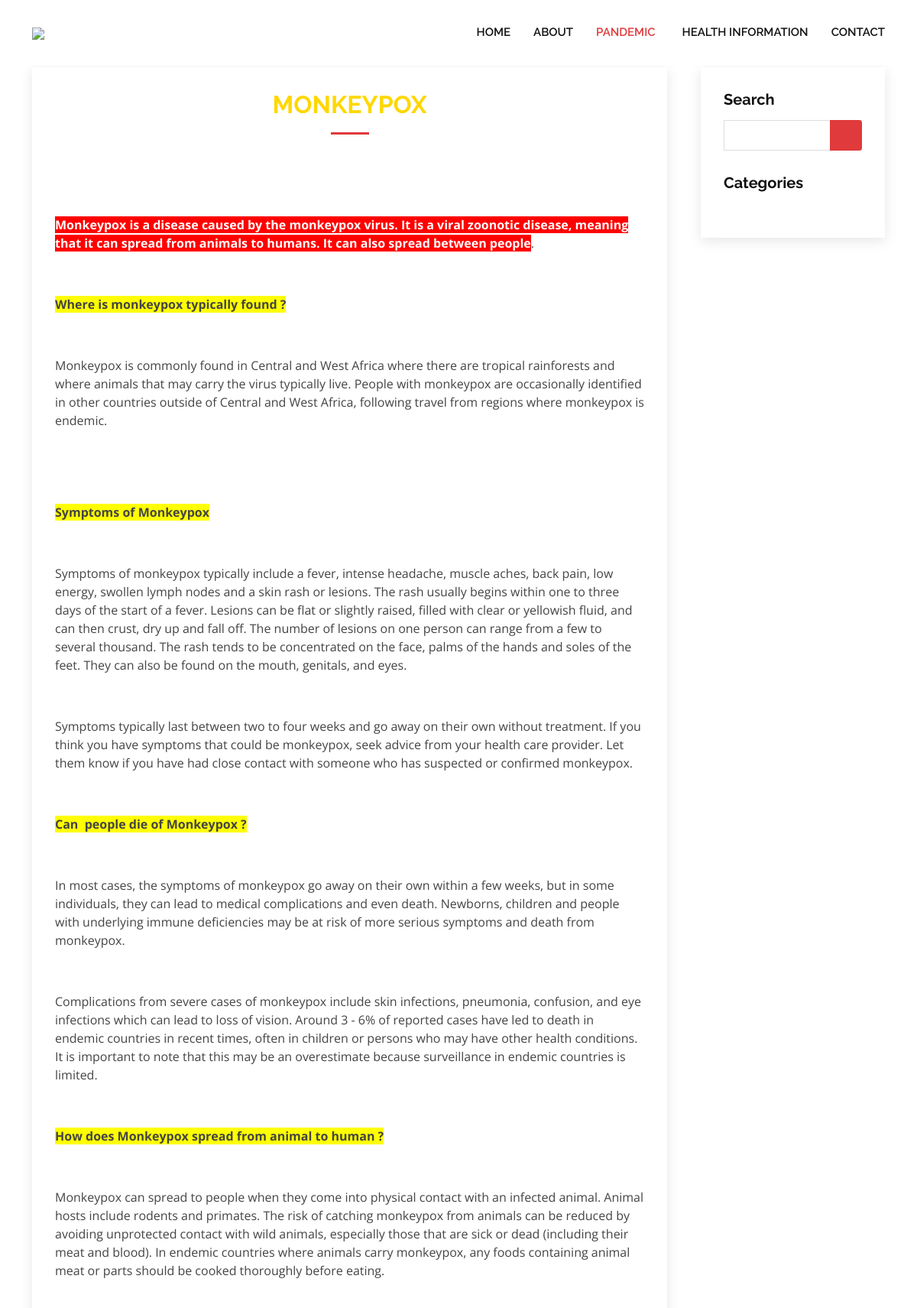
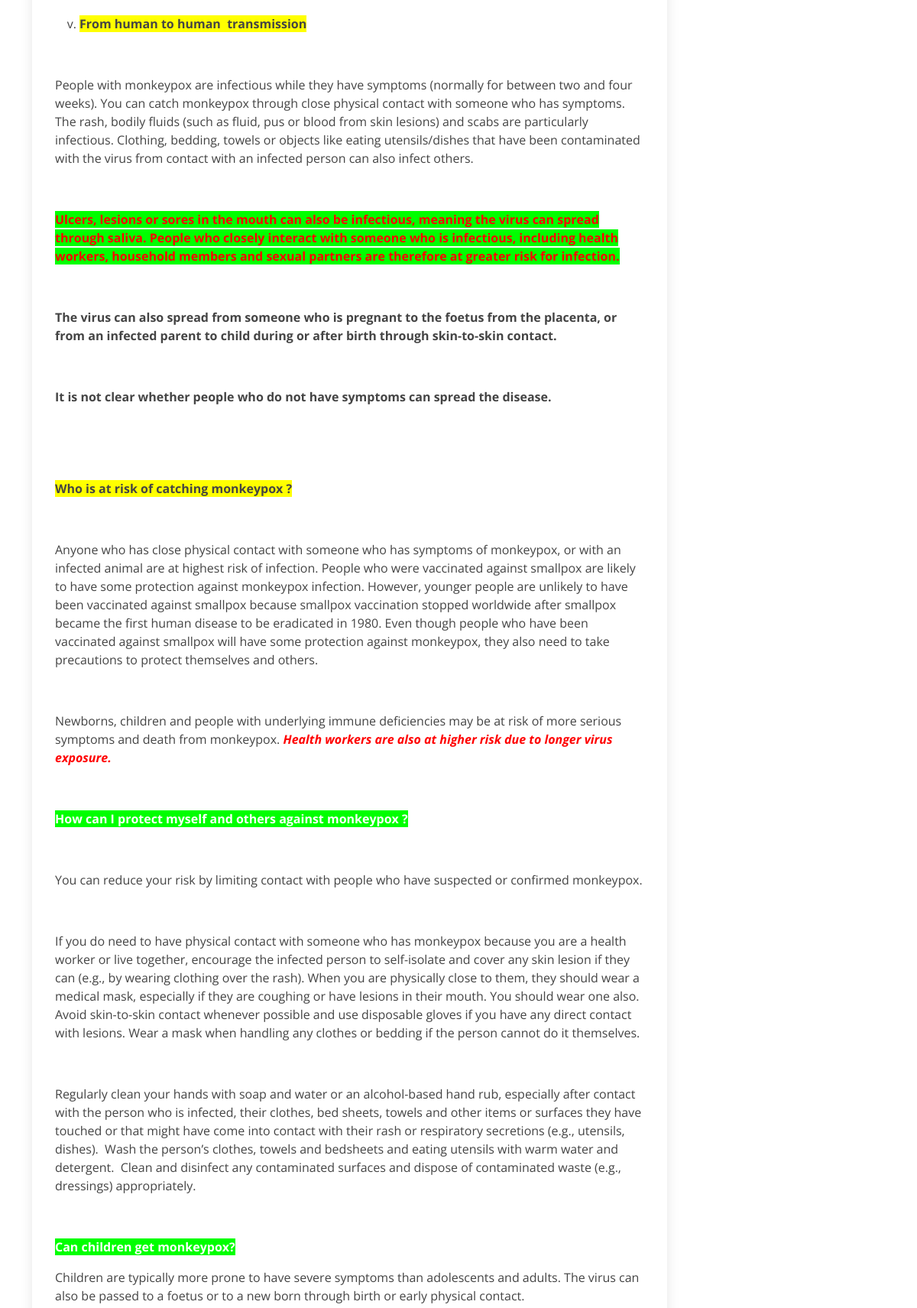
/pandemic/1/ (upper part), run on the app's committed database (2 pictures, top to bottom).
### b/models.py (models this page shows, shortened)
class Res(models.Model):
    title = models.CharField(max_length=222)
    img = models.ImageField(upload_to='Recources')
    url = models.URLField(default=None, blank=True, null=True)
    note = RichTextField()
    class Meta:
        verbose_name_plural = 'RESOURCES'

### b/views.py (the view)
# urls.py: path('pandemic/<int:pk>/', views.Proj, name='pandemic'),
def Proj(request, pk):
	pros = Res.objects.get(id=pk)
	res = ResImg.objects.get(pk=pk)
	context = {
		'pros': pros,
		'res':res,
		'navbar': 'res'
	}
	return render(request, 'b/pand-detail.html', context)

### b/templates/b/pand-detail.html (shortened to what this page needs)
{% extends 'base.html' %}
{% load static %}
{% block content %}
<br><br>
<section id="blog" class="blog">
  <div class="container" data-aos="fade-up">
    <div class="row">
      <div class="col-9 entries">
        <article class="entry">
          <div class="section-title">
            <h2 style="color:gold">{{ pros.title }}</h2>
          </div>
          <p>{{ pros.note|safe }}</p>
        </article>
      </div>
      {% include 'b/side.html' %}
    </div>
  </div>
</section>
{% endblock content %}

### templates/base.html (shortened to what this page needs)
{% load static %}
<!DOCTYPE html>
<html lang="en">
<head>
  <link href="{% static 'vendor/aos/aos.css' %}" rel="stylesheet">
  <link href="{% static 'vendor/bootstrap/css/bootstrap.min.css' %}" rel="stylesheet">
  <link href="{% static 'vendor/bootstrap-icons/bootstrap-icons.css' %}" rel="stylesheet">
  <link href="{% static 'vendor/boxicons/css/boxicons.min.css' %}" rel="stylesheet">
  <link href="{% static 'vendor/glightbox/css/glightbox.min.css' %}" rel="stylesheet">
  <link href="{% static 'vendor/remixicon/remixicon.css' %}" rel="stylesheet">
  <link href="{% static 'vendor/swiper/swiper-bundle.min.css' %}" rel="stylesheet">
  <link href="{% static 'css/style.css' %}" rel="stylesheet">
</head>
<body>
  <header id="header" class="fixed-top d-flex align-items-center">
    <div class="container d-flex align-items-center">
      <a href="{% url 'b:home' %}" class="logo me-auto"><img src="{% static 'img/34.png' %}" ></a>
      <nav id="navbar" class="navbar order-last order-lg-0">
        <ul>
          <li><a class="nav-link scrollto {% if navbar == 'home' %} active {% endif %}" href="{% url 'b:home' %}">HOME</a></li>
          <li><a class="nav-link scrollto {% if navbar == 'about' %} active {% endif %} " href="{% url 'b:about' %}" id="about">ABOUT</a></li>
          <li><a  class="nav-link scrollto {% if navbar == 'res' %} active {% endif %}" href="{% url 'b:res' %}">PANDEMIC</a></li>
          <li><a class="nav-link scrollto {% if navbar == 'weekly' %} active {% endif %}"  href="{% url 'b:weekly'  %}">HEALTH INFORMATION</a></li>
          <li><a class="nav-link scrollto {% if navbar == 'cont' %} active {% endif %}" href="{% url 'b:cont' %}">CONTACT</a></li>
        </ul>
      </nav>
    </div>
  </header>
    {% block content %}
    {% endblock content %}
</body>
</html>

### b/templates/b/side.html (shortened to what this page needs)
<div class="col-lg-3">
  <div class="sidebar">
    <h3 class="sidebar-title">Search</h3>
    <div class="sidebar-item search-form">
      <form action="">
        <input type="text">
        <button type="submit"><i class="bi bi-search"></i></button>
      </form>
    </div>
    <h3 class="sidebar-title">Categories</h3>
  </div>
</div>

### static/css/style.css (style rules this page uses)
body { font-family: "Open Sans", sans-serif; color: #444444; }
a { color: #e03a3c; text-decoration: none; }
h1, h2, h3, h4, h5, h6 { font-family: "Raleway", sans-serif; }
#header { background: #fff; transition: all 0.5s; z-index: 997; padding: 20px 0; }
#header .logo { font-size: 30px; margin: 0; padding: 0; font-weight: 600; font-family: "Poppins", sans-serif; }
#header .logo img { max-height: 40px; }
.navbar { padding: 0; }
.navbar ul { margin: 0; padding: 0; display: flex; list-style: none; align-items: center; }
.navbar li { position: relative; }
.navbar a, .navbar a:focus { display: flex; align-items: center; justify-content: space-between; padding: 10px 0 10px 30px; font-family: "Raleway", sans-serif; font-size: 15px; font-weight: 600; color: #111111; white-space: nowrap; transition: 0.3s; }
.navbar a:hover, .navbar .active, .navbar .active:focus, .navbar li:hover > a { color: #e03a3c; }
section { padding: 60px 0; overflow: hidden; position: relative; }
.section-title { text-align: center; padding-bottom: 30px; position: relative; }
.section-title h2 { font-size: 32px; font-weight: bold; text-transform: uppercase; margin-bottom: 20px; padding-bottom: 20px; position: relative; }
.section-title h2::after { content: ""; position: absolute; display: block; width: 50px; height: 3px; background: #e03a3c; bottom: 0; left: calc(50% - 25px); }
.blog { padding: 40px 0 20px 0; }
.blog .entry { padding: 30px; margin-bottom: 60px; box-shadow: 0 4px 16px rgba(0, 0, 0, 0.1); }
.blog .sidebar { padding: 30px; margin: 0 0 60px 20px; box-shadow: 0 4px 16px rgba(0, 0, 0, 0.1); }
.blog .sidebar .sidebar-title { font-size: 20px; font-weight: 700; padding: 0 0 0 0; margin: 0 0 15px 0; color: #111111; position: relative; }
.blog .sidebar .sidebar-item { margin-bottom: 30px; }
.blog .sidebar .search-form form { background: #fff; border: 1px solid #ddd; padding: 3px 10px; position: relative; }
.blog .sidebar .search-form form input[type=text] { border: 0; padding: 4px; border-radius: 4px; width: calc(100% - 40px); }
.blog .sidebar .search-form form button { position: absolute; top: 0; right: 0; bottom: 0; border: 0; background: none; font-size: 16px; padding: 0 15px; margin: -1px; background: #e03a3c; color: #fff; transition: 0.3s; border-radius: 0 4px 4px 0; line-height: 0; }
.blog .sidebar .search-form form button i { line-height: 0; }

### data on the page
Res: title "MONKEYPOX", note "Monkeypox is a disease caused by the monkeypox virus. It is a viral zoonotic disease, meaning that it can spread from animals to humans. It can also spread between people . Where is monkeypox typically found ? Monkeypox is commonly found in Central and West Africa where there are tropical rainforests and where animals that may carry the virus typically live. People with monkeypox are occasionally identified in other countries outside of Central and West Africa, following travel from regions where monkeypox is endemic. Symptoms of Monkeypox Symptoms of monkeypox typically include a fever, intense headache, muscle aches, back pain, low energy, swollen lymph nodes and a skin rash or lesions.…"
